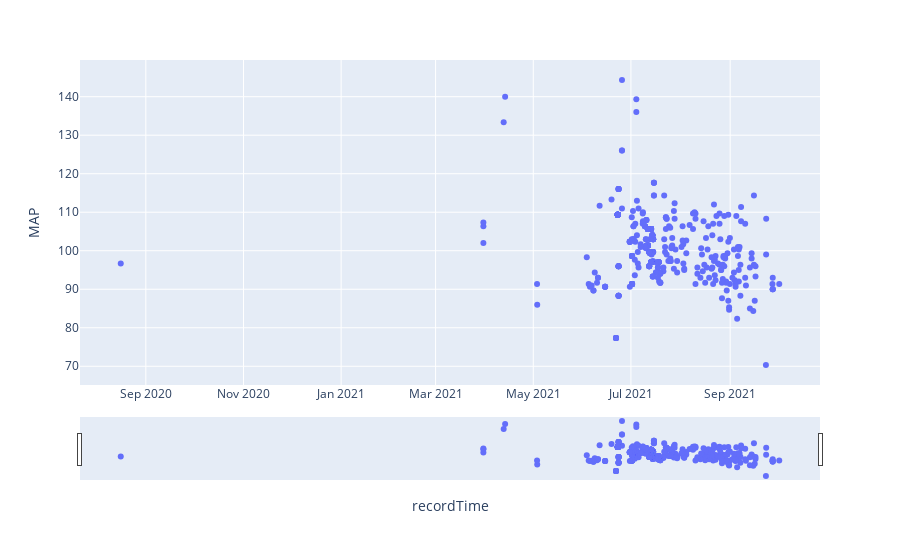

Here is the notebook cell this chart was saved with:
### Code cell
model.fit(bp14042[['MAP']])
bp14042['MAP_outliers']=pd.Series(model.predict(bp14042[['MAP']])).apply(lambda x: 'yes' if (x == -1) else 'no' )
print(bp14042.query('MAP_outliers=="yes"'))
fig = px.scatter(bp14042.reset_index(), x='recordTime', y='MAP',
                 #color='MAP_outliers', 
                 title='')
fig.update_xaxes(
   rangeslider_visible=True,
) 
fig.show()

### Figure 1 — Plotly figure (JSON) as saved in the notebook; plotly's stock layout.template omitted (floating-point values rounded to 4 significant figures; data arrays with more than 128 entries replaced by an {"elided": "..."} marker saying what was removed)
{"data": [{"hovertemplate": "recordTime=%{x}<br>MAP=%{y}<extra></extra>", "legendgroup": "", "marker": {"color": "#636efa", "symbol": "circle"}, "mode": "markers", "name": "", "orientation": "v", "showlegend": false, "type": "scatter", "x": {"elided": "431 str values"}, "xaxis": "x", "y": {"elided": "431 float values"}, "yaxis": "y"}], "layout": {"legend": {"tracegroupgap": 0}, "margin": {"t": 60}, "xaxis": {"anchor": "y", "domain": [0, 1], "rangeslider": {"visible": true}, "title": {"text": "recordTime"}}, "yaxis": {"anchor": "x", "domain": [0, 1], "title": {"text": "MAP"}}}}
